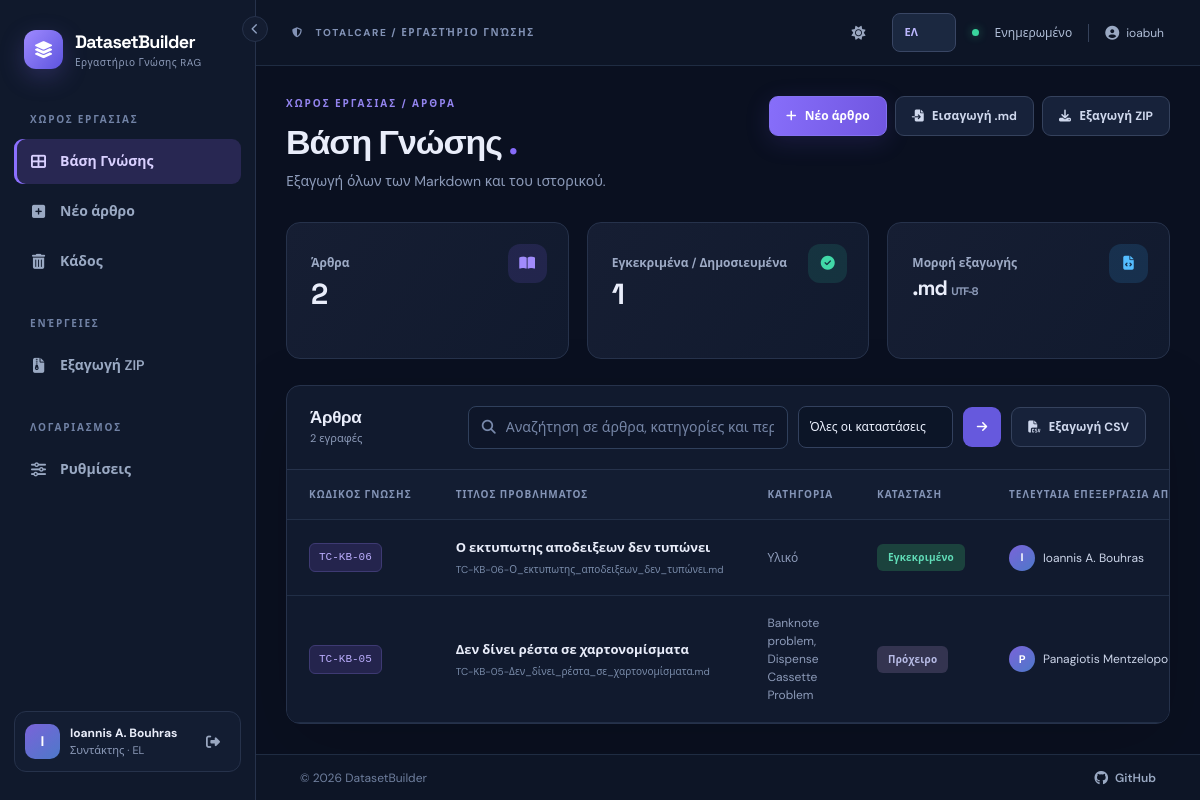
/ (signed in), run on the app's committed database.
### datasetbuilder/models.py (models this page shows, shortened)
class MetadataOption(db.Model):
    __tablename__ = "metadata_options"
    __table_args__ = (UniqueConstraint("field", "value_key", name="uq_metadata_option_field_key"),)
    id = db.Column(db.Integer, primary_key=True)
    field = db.Column(db.String(40), nullable=False)
    value = db.Column(db.String(120), nullable=False)
    value_key = db.Column(db.String(400), nullable=False)
    greek_label = db.Column(db.String(120), nullable=False)
    position = db.Column(db.Integer, nullable=False)

class User(UserMixin, db.Model):
    __tablename__ = "users"
    id = db.Column(db.Integer, primary_key=True)
    username = db.Column(db.String(80), nullable=False, unique=True)
    display_name = db.Column(db.String(160), nullable=False)
    password_hash = db.Column(db.String(255), nullable=False)
    role = db.Column(db.String(20), nullable=False, default="editor")
    active = db.Column(db.Boolean, nullable=False, default=True)
    created_at = db.Column(db.DateTime, nullable=False, default=utcnow)
    last_login_at = db.Column(db.DateTime)
    preferred_language = db.Column(db.String(2), nullable=False, default="en")
    preferred_theme = db.Column(db.String(5), nullable=False, default="dark")
    @property
    def is_active(self):
        return self.active
    def can_edit(self):
        return self.role in ("admin", "editor")
    def is_admin(self):
        return self.role == "admin"

class Document(db.Model):
    __tablename__ = "documents"
    __table_args__ = (Index("ix_documents_search_filters", "deleted_at", "knowledge_status", "category"),)
    id = db.Column(db.Integer, primary_key=True)
    title = db.Column(db.String(240), nullable=False)
    slug = db.Column(db.String(260), nullable=False)
    markdown = db.Column(db.Text, nullable=False)
    category = db.Column(db.String(120), nullable=False, default="General")
    knowledge_status = db.Column(db.String(60), nullable=False, default="Draft")
    product = db.Column(db.String(120), nullable=False, default="TotalCare")
    language = db.Column(db.String(40), nullable=False, default="English")
    created_by_id = db.Column(db.Integer, db.ForeignKey("users.id", ondelete="RESTRICT"), nullable=False)
    updated_by_id = db.Column(db.Integer, db.ForeignKey("users.id", ondelete="RESTRICT"), nullable=False)
    revision = db.Column(db.Integer, nullable=False, default=1)
    created_at = db.Column(db.DateTime, nullable=False, default=utcnow)
    updated_at = db.Column(db.DateTime, nullable=False, default=utcnow)
    deleted_at = db.Column(db.DateTime)
    sync_error = db.Column(db.Text)
    created_by = db.relationship("User", foreign_keys=[created_by_id], lazy="joined")
    updated_by = db.relationship("User", foreign_keys=[updated_by_id], lazy="joined")
    versions = db.relationship("DocumentRevision", back_populates="document", order_by="DocumentRevision.number.desc()")
    @property
    def kb_id(self):
        from flask import current_app
        return f"{current_app.config['KB_PREFIX']}-{self.id:0{current_app.config['KB_PADDING']}d}"
    @property
    def filename(self):
        return f"{self.kb_id}-{self.slug}.md"

### datasetbuilder/views.py (the view)
@bp.get('/')
@login_required
def dashboard():
    q = request.args.get('q', '').strip()[:160]
    status = request.args.get('status', '').strip()[:60]
    query = _filtered_documents()
    page_results = query.order_by(Document.updated_at.desc(), Document.id.desc()).paginate(
        page=current_page(), per_page=PAGE_SIZE, error_out=False)
    total = db.session.query(Document).filter(Document.deleted_at.is_(None)).count()
    published = db.session.query(Document).filter(Document.deleted_at.is_(None),
        Document.knowledge_status.in_(['Published', 'Approved'])).count()
    statuses = [option.value for option in all_options()['Knowledge Status']]
    for (value,) in db.session.query(Document.knowledge_status).filter(
            Document.deleted_at.is_(None)).distinct().order_by(Document.knowledge_status):
        if value and value not in statuses:
            statuses.append(value)
    if status and status not in statuses:
        statuses.append(status)
    return render_template('dashboard.html', records=page_results, q=q,
                           status=status, statuses=statuses, total=total, published=published)

### datasetbuilder/__init__.py (called while the page is built)
@login_manager.user_loader
def load_user(user_id):
    try:
        user = db.session.get(User, int(user_id))
        return user if user and user.active else None
    except (TypeError, ValueError):
        return None

### datasetbuilder/i18n.py (called while the page is built)
def translate(key, lang='en'):
    return (EL if lang == 'el' else EN).get(key, EN.get(key, key))

### datasetbuilder/metadata_options.py (called while the page is built)
def all_options():
    options = {field: [] for field in OPTION_FIELDS}
    for option in db.session.query(MetadataOption).order_by(MetadataOption.position, MetadataOption.id):
        if option.field in options:
            options[option.field].append(option)
    return options

def option_label(options, field, value, lang):
    if lang == 'el':
        for option in options.get(field, []):
            if option.value == value:
                return option.greek_label
    return value

### datasetbuilder/pagination.py (called while the page is built)
def current_page():
    return max(request.args.get('page', 1, type=int), 1)

### datasetbuilder/views.py (called while the page is built)
def _filtered_documents():
    query = db.session.query(Document).filter(Document.deleted_at.is_(None))
    q = request.args.get('q', '').strip()[:160]
    status = request.args.get('status', '').strip()[:60]
    if q:
        pattern = f'%{q}%'
        query = query.filter(or_(Document.title.ilike(pattern), Document.markdown.ilike(pattern),
                                 Document.category.ilike(pattern), Document.product.ilike(pattern)))
    if status:
        query = query.filter(Document.knowledge_status == status)
    return query

### datasetbuilder/templates/dashboard.html (shortened to what this page needs)
{% extends 'base.html' %}
{% from '_pagination.html' import pagination with context %}
{% block content %}
<section class="page-head"><div><div class="eyebrow">{{ t('workspace_eyebrow')|upper }}</div><h1>{{ t('dashboard') }} <span class="heading-accent">.</span></h1><p class="muted">{{ t('files_exported') }}</p></div><div class="d-flex gap-2 flex-wrap">{% if current_user.can_edit() %}<a class="btn btn-primary" href="{{ url_for('main.new_document') }}"><i class="fa-solid fa-plus me-2"></i>{{ t('new_article') }}</a><form action="{{ url_for('main.import_markdown') }}" method="post" enctype="multipart/form-data" class="d-inline-flex"><input type="hidden" name="csrf_token" value="{{ csrf_token() }}"><label class="btn btn-outline-light-custom" for="import-document"><i class="fa-solid fa-file-import me-2"></i>{{ t('import_md') }}</label><input type="file" id="import-document" name="file" accept=".md,text/markdown,text/plain" class="visually-hidden"></form>{% endif %}<a class="btn btn-outline-light-custom" href="{{ url_for('main.export_zip') }}"><i class="fa-solid fa-download me-2"></i>{{ t('export') }}</a></div></section>
<div class="stats-grid"><div class="stat-card"><div class="stat-icon s-purple"><i class="fa-solid fa-book-open"></i></div><span>{{ t('articles') }}</span><strong>{{ total }}</strong></div><div class="stat-card"><div class="stat-icon s-green"><i class="fa-solid fa-circle-check"></i></div><span>{{ t('approved_published') }}</span><strong>{{ published }}</strong></div><div class="stat-card"><div class="stat-icon s-blue"><i class="fa-solid fa-file-code"></i></div><span>{{ t('output_format') }}</span><strong class="stat-text">.md <small>UTF-8</small></strong></div></div>
<div class="surface"><div class="surface-header"><div><h2>{{ t('articles') }}</h2><small class="muted">{{ records.total }} {{ t('records') }}</small></div><form class="search-tools" method="get"><div class="search-box"><i class="fa-solid fa-magnifying-glass"></i><input name="q" value="{{ q }}" placeholder="{{ t('search') }}" aria-label="{{ t('search') }}"></div><select name="status" class="form-select select-filter" aria-label="{{ t('filter_status') }}"><option value="">{{ t('all_statuses') }}</option>{% for option in statuses %}<option value="{{ option }}" {% if status == option %}selected{% endif %}>{{ metadata_label('Knowledge Status', option) }}</option>{% endfor %}</select><button class="btn btn-icon-primary" title="{{ t('filter') }}"><i class="fa-solid fa-arrow-right"></i></button><button type="submit" class="btn btn-outline-light-custom" formaction="{{ url_for('main.export_articles_csv') }}"><i class="fa-solid fa-file-csv me-2"></i>{{ t('export_csv') }}</button></form></div>
{% if records.items %}<div class="table-responsive"><table class="table data-table align-middle"><thead><tr><th>{{ t('kb_code') }}</th><th>{{ t('title') }}</th><th>{{ t('category') }}</th><th>{{ t('status') }}</th><th>{{ t('updated_by') }}</th><th>{{ t('updated') }}</th><th></th></tr></thead><tbody>{% for doc in records.items %}<tr><td><span class="code-tag">{{ doc.kb_id }}</span></td><td><a href="{{ url_for('main.show_document', doc_id=doc.id) }}" class="table-title">{{ doc.title }}</a><div class="sub-file">{{ doc.filename }}</div></td><td><span class="muted">{{ metadata_label('Category', doc.category) }}</span></td><td><span class="status-pill status-{{ doc.knowledge_status|lower|replace(' ','-') }}">{{ metadata_label('Knowledge Status', doc.knowledge_status) }}</span></td><td><div class="mini-author"><span class="mini-avatar">{{ doc.updated_by.display_name[:1]|upper }}</span>{{ doc.updated_by.display_name }}</div></td><td><span class="date-text">{{ doc.updated_at.strftime('%Y-%m-%d %H:%M') }} UTC</span></td><td><a class="icon-btn" title="{{ t('view') }}" href="{{ url_for('main.show_document', doc_id=doc.id) }}"></a></td></tr>{% endfor %}</tbody></table></div>
{% else %}<div class="empty-state"><i class="fa-regular fa-folder-open"></i><h3>{{ t('no_articles') }}</h3><p>{{ t('no_articles_hint') }}</p>{% if current_user.can_edit() %}<a href="{{ url_for('main.new_document') }}" class="btn btn-primary">{{ t('new_article') }}</a>{% endif %}</div>{% endif %}
{{ pagination(records, 'main.dashboard', {'q': q, 'status': status}) }}</div>
{% endblock %}

### datasetbuilder/templates/base.html (shortened to what this page needs)
<!doctype html>
<html lang="{{ ui_lang }}" data-theme="{{ ui_theme }}">
<head>
  <link rel="stylesheet" href="{{ url_for('static', filename='vendor/bootstrap.min.css') }}">
  <link rel="stylesheet" href="https://cdnjs.cloudflare.com/ajax/libs/font-awesome/6.5.2/css/all.min.css">
  <link rel="stylesheet" href="{{ url_for('static', filename='css/app.css') }}">
  <link rel="stylesheet" href="{{ url_for('static', filename='css/print.css') }}" media="print">
</head>
<body class="{% if current_user.is_authenticated %}app-shell{% else %}login-shell{% endif %}{% if nav_collapsed %} nav-collapsed{% endif %}">
{% if current_user.is_authenticated %}
  <aside class="sidebar" id="appSidebar">
    <button type="button" class="nav-collapse-btn" id="nav-collapse" aria-controls="appSidebar" aria-expanded="true" title="{{ t('collapse_nav') }}"><i class="fa-solid fa-chevron-left"></i></button>
    <a class="brand" href="{{ url_for('main.dashboard') }}">
      <span class="brand-icon"><i class="fa-solid fa-layer-group"></i></span>
      <span class="brand-text"><strong>DatasetBuilder</strong><small>{{ t('tagline') }}</small></span>
    </a>
    <div class="sidebar-label">{{ t('workspace')|upper }}</div>
    <nav class="menu">
      <a class="menu-link {% if request.endpoint == 'main.dashboard' %}active{% endif %}" href="{{ url_for('main.dashboard') }}" title="{{ t('dashboard') }}"><i class="fa-solid fa-table-cells-large"></i> <span class="nav-text">{{ t('dashboard') }}</span></a>
      {% if current_user.can_edit() %}
      <a class="menu-link {% if request.endpoint == 'main.new_document' %}active{% endif %}" href="{{ url_for('main.new_document') }}" title="{{ t('new_article') }}"><i class="fa-solid fa-square-plus"></i> <span class="nav-text">{{ t('new_article') }}</span></a>
      {% endif %}
      {% if current_user.can_edit() %}<a class="menu-link {% if request.endpoint == 'main.trash' %}active{% endif %}" href="{{ url_for('main.trash') }}" title="{{ t('trash') }}"><i class="fa-solid fa-trash-can"></i> <span class="nav-text">{{ t('trash') }}</span></a>{% endif %}
    </nav>
    <div class="sidebar-label mt-4">{{ t('actions')|upper }}</div>
    <nav class="menu">
      <a class="menu-link" href="{{ url_for('main.export_zip') }}" id="nav-export" title="{{ t('export') }}"><i class="fa-solid fa-file-zipper"></i> <span class="nav-text">{{ t('export') }}</span></a>
    </nav>
    <div class="sidebar-label mt-4">{{ t('account')|upper }}</div>
    <nav class="menu">
      <a class="menu-link " href="{{ url_for('main.settings') }}" title="{{ t('settings') }}"><i class="fa-solid fa-sliders"></i> <span class="nav-text">{{ t('settings') }}</span></a>
    </nav>
    <div class="sidebar-footer">
      <div class="user-avatar">{{ current_user.display_name[:1]|upper }}</div>
      <div class="user-mini"><b>{{ current_user.display_name }}</b><small>{{ t('account_role_'+current_user.role) }} · {{ 'EL' if ui_lang == 'el' else 'EN' }}</small></div>
      <form method="post" action="{{ url_for('auth.logout') }}"><input type="hidden" name="csrf_token" value="{{ csrf_token() }}"><button class="icon-btn" title="{{ t('logout') }}" aria-label="{{ t('logout') }}"><i class="fa-solid fa-right-from-bracket"></i></button></form>
    </div>
  </aside>
{% endif %}
<main class="{% if current_user.is_authenticated %}main-area{% else %}login-main{% endif %}">
{% if current_user.is_authenticated %}
  <header class="topbar">
    <div class="d-flex align-items-center gap-2"><span class="location-label"><i class="fa-solid fa-shield-halved me-2"></i> TOTALCARE / {{ t('knowledge_studio')|upper }}</span></div>
    <div class="d-flex align-items-center gap-3"><button class="icon-btn" id="theme-toggle" type="button" title="{{ t('switch_theme') }}" aria-label="{{ t('switch_theme') }}"><i class="fa-solid fa-{{ 'sun' if ui_theme == 'dark' else 'moon' }}"></i></button><form action="{{ url_for('main.change_language') }}" method="post" class="d-inline-flex align-items-center"><input type="hidden" name="csrf_token" value="{{ csrf_token() }}"><input type="hidden" name="next" value="{{ request.full_path }}"><select name="language" class="form-select form-select-sm lang-switch" aria-label="{{ t('preferred_language') }}"><option value="en" {% if ui_lang=='en' %}selected{% endif %}>EN</option><option value="el" {% if ui_lang=='el' %}selected{% endif %}>ΕΛ</option></select></form><span class="live-dot"></span><span class="topbar-note">{{ t('ready') }}</span><span class="topbar-user"><i class="fa-solid fa-user-circle"></i>{{ current_user.username }}</span></div>
  </header>
{% endif %}
  <div class="content-area {% block content_class %}{% endblock %}">{% block content %}{% endblock %}</div>
  <footer class="app-footer">
    <span class="app-footer-copy">&copy; {{ footer_year }} {{ footer_owner }}</span>
    <a class="app-footer-link" href="{{ footer_url }}" target="_blank" rel="noopener noreferrer"><i class="fa-brands fa-github"></i> GitHub</a>
  </footer>
</main>
<div class="toast-container position-fixed top-0 end-0 p-4" id="toast-container" style="z-index:11000;"></div>
</body>
</html>

### data on the page
MetadataOption: greek_label "Ρυθμίσεις"
User: display_name "I", display_name "Ioannis A. Bouhras", role "Συντάκτης", preferred_language "EL", language "ΕΛ", username "ioabuh"
Document: kb_id "TC-KB-06", title "Ο εκτυπωτης αποδειξεων δεν τυπώνει", filename "TC-KB-06-Ο_εκτυπωτης_αποδειξεων_δεν_τυπώνει.md", category.greek_label "Υλικό", knowledge_status.greek_label "Εγκεκριμένο", updated_by "I", updated_by.display_name "Ioannis A. Bouhras"
Document: kb_id "TC-KB-05", title "Δεν δίνει ρέστα σε χαρτονομίσματα", filename "TC-KB-05-Δεν_δίνει_ρέστα_σε_χαρτονομίσματα.md", category.value "Banknote problem, Dispense Cassette Problem", knowledge_status.greek_label "Πρόχειρο", updated_by "P", updated_by.display_name "Panagiotis…"

### other printed values
{{ t('tagline') }} "Εργαστήριο Γνώσης RAG"
{{ t('workspace')|upper }} "ΧΩΡΟΣ ΕΡΓΑΣΙΑΣ"
{{ t('dashboard') }} "Βάση Γνώσης"
{{ t('new_article') }} "Νέο άρθρο"
{{ t('trash') }} "Κάδος"
{{ t('actions')|upper }} "ΕΝΈΡΓΕΙΕΣ"
{{ t('export') }} "Εξαγωγή ZIP"
{{ t('account')|upper }} "ΛΟΓΑΡΙΑΣΜΟΣ"
{{ t('knowledge_studio')|upper }} "ΕΡΓΑΣΤΉΡΙΟ ΓΝΏΣΗΣ"
{{ t('ready') }} "Ενημερωμένο"
{{ t('workspace_eyebrow')|upper }} "ΧΏΡΟΣ ΕΡΓΑΣΊΑΣ / ΆΡΘΡΑ"
{{ t('files_exported') }} "Εξαγωγή όλων των Markdown και του ιστορικού."
{{ t('import_md') }} "Εισαγωγή .md"
{{ t('articles') }} "Άρθρα"
{{ total }} "2"
